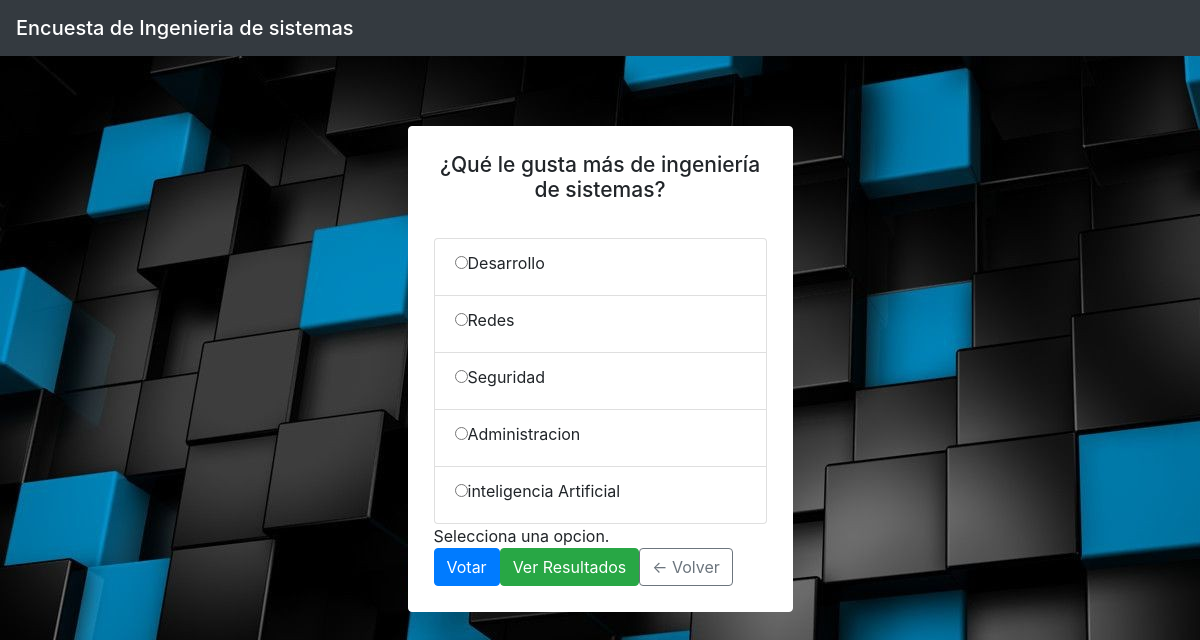
The page /encuesta.php?id=2 on the database its author committed.
### tables this page shows
CREATE TABLE `opciones` (
  `id` int(11) NOT NULL,
  `id_encuesta` int(11) NOT NULL,
  `nombre` varchar(50) NOT NULL,
  `valor` int(11) NOT NULL
);

CREATE TABLE `encuestas` (
  `id` int(11) NOT NULL,
  `titulo` varchar(100) NOT NULL,
  `fecha` date NOT NULL
);

### encuesta.php (the view, shortened to what this page needs)
<?php
require('conexion.php');
$id = $_GET['id'];
?>
<!DOCTYPE HTML>
<html lang="en-US">
<head>
    <link rel="stylesheet" href="https://cdn.jsdelivr.net/npm/bootstrap@4.5.3/dist/css/bootstrap.min.css">
</head>
<body background="fondo.jpg">
    <nav class="navbar navbar-dark bg-dark">
        <span class="navbar-brand mb-0 h1">Encuesta de Ingenieria de sistemas</span>
    </nav>
    <div style="padding: 25px; margin: 0 auto; width: 385px;background: white;border-radius: 4px;margin-top: 70px;border: 1px solid white;">
        <form action="" method="post">
            <?php
            $aux = 0;
            $sql = "SELECT a.titulo as titulo, a.fecha as fecha, b.id as id, b.nombre as nombre, b.valor as valor FROM encuestas a INNER JOIN opciones b ON a.id = b.id_encuesta WHERE a.id = " . $id;
            $req = mysqli_query($conex, $sql);
            while ($result = mysqli_fetch_object($req)) {
                if ($aux == 0) {
                    echo '<h1 style="margin-bottom: 20px;
                    font-size: 21px;
                    border-bottom: 1px solid white;
                    padding-bottom: 15px;
                    text-align: center;">' . $result->titulo . '</h1>';
                    echo '<ul class="list-group">';
                    $aux = 1;
                }
                echo '<li class="list-group-item"><label><input name="valor" type="radio" value="' . $result->id . '"><span>' . $result->nombre . '</span></label></li>';
            }
            echo '</ul>';
            if (!isset($_POST['valor'])) {
                echo "<div class='error'>Selecciona una opcion.</div>";
            }
            echo '<input class="btn btn-primary" name="votar" type="submit" value="Votar" class="votar">';
            echo '<a class="btn btn-success" href="resultado.php?id=' . $id . '" class="resultado">Ver Resultados</a>';
            echo '<a class="btn btn-outline-secondary" href="index.php" class="volver">← Volver</a>';
            ?>
        </form>
    </div>
</body>
</html>

### rows shown on the page
opciones: id_encuesta.titulo "¿Qué le gusta más de ingeniería de sistemas?", nombre "Desarrollo"
opciones: nombre "Redes"
opciones: nombre "Seguridad"
opciones: nombre "Administracion"
opciones: nombre "inteligencia Artificial"
